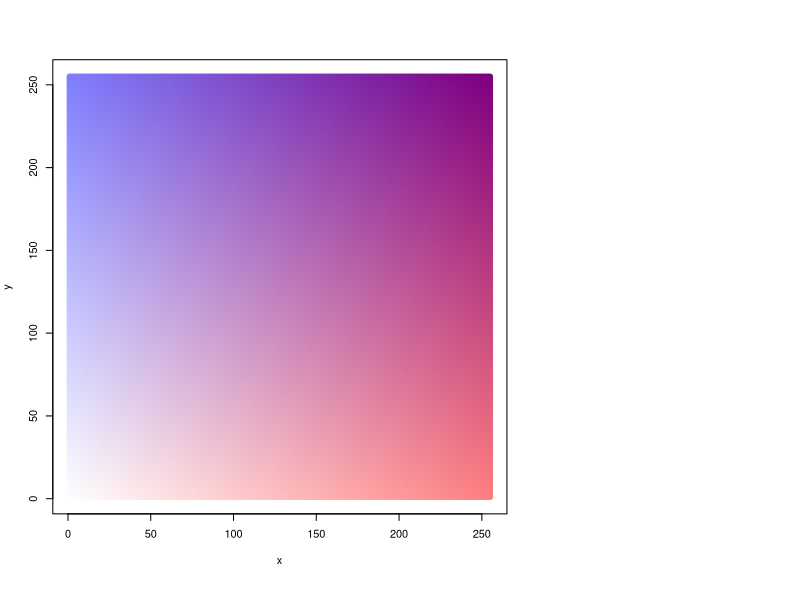

R code for this plot:
#required function 'val2col' from: http://www.menugget.blogspot.de/2011/09/converting-values-to-color-levels.html

val2col<-function(z, zlim, col = heat.colors(12), breaks){
  if(!missing(breaks)){
    if(length(breaks) != (length(col)+1)){stop("must have one more break than colour")}
  }
  if(missing(breaks) & !missing(zlim)){
    zlim[2] <- zlim[2]+c(zlim[2]-zlim[1])*(1E-3)#adds a bit to the range in both directions
    zlim[1] <- zlim[1]-c(zlim[2]-zlim[1])*(1E-3)
    breaks <- seq(zlim[1], zlim[2], length.out=(length(col)+1)) 
  }
  if(missing(breaks) & missing(zlim)){
    zlim <- range(z, na.rm=TRUE)
    zlim[2] <- zlim[2]+c(zlim[2]-zlim[1])*(1E-3)#adds a bit to the range in both directions
    zlim[1] <- zlim[1]-c(zlim[2]-zlim[1])*(1E-3)
    breaks <- seq(zlim[1], zlim[2], length.out=(length(col)+1))
  }
  colorlevels <- col[((as.vector(z)-breaks[1])/(range(breaks)[2]-range(breaks)[1]))*(length(breaks)-1)+1] # assign colors to heights for each point
  colorlevels
}


#data
x <- seq(255)
y <- seq(255)
grd <- expand.grid(x=x,y=y)

#assign colors to grd levels
pal1 <- colorRampPalette(c("white", "red"), space = "rgb")
col1 <- val2col(x, col=pal1(255))
pal2 <- colorRampPalette(c("white", "blue"), space = "rgb")
col2 <- val2col(y, col=pal2(255))
col3 <- NA*seq(nrow(grd))
for(i in seq(nrow(grd))){
  xpos <- grd$x[i]
  ypos <- grd$y[i]
  cat(paste('xpos-', xpos, '\n') )
  cat(paste('ypos-', ypos, '\n') )
  coltmp <- (col2rgb(col1[xpos])/2) + (col2rgb(col2[ypos])/2)
  cat(paste('coltmp-', coltmp[1], coltmp[2], coltmp[3], '\n', '\n') ) 
  col3[i] <- rgb(coltmp[1], coltmp[2], coltmp[3], maxColorValue = 255)
}
# head(col3)
#plot
# png("//file/UsersY$/yzh215/Home/Desktop/InteractiveMap/2_color_scales_test.png", width=6, height=4, units="in", res=200)
plot.new()
layout(matrix(c(1,2,3), nrow=1, ncol=3), widths=c(4,1,1), heights=4, respect=T)
par(mar=c(4,4,2,2))
plot(grd,col=col3, pch=19)
